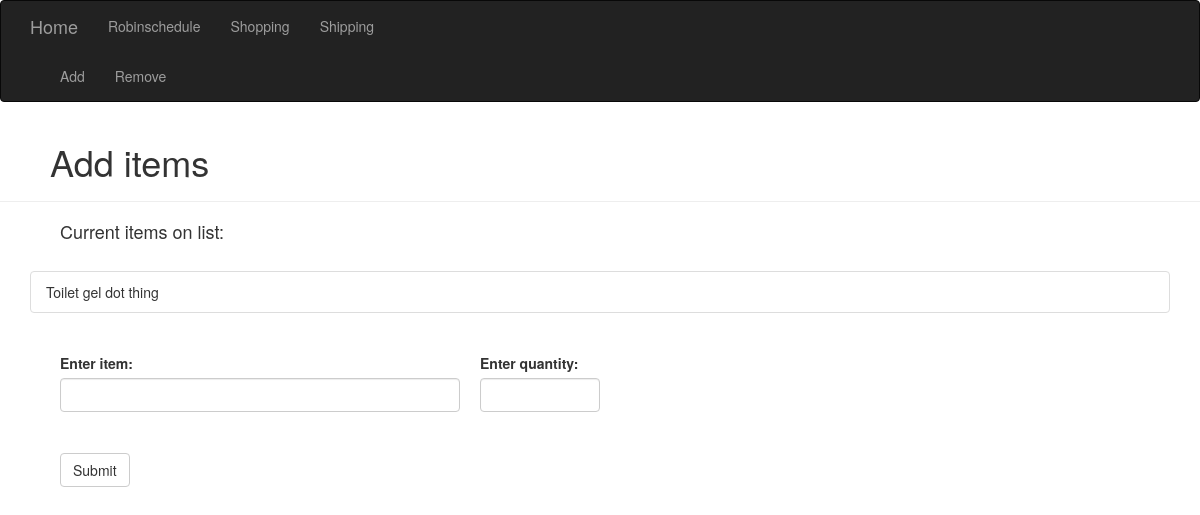
Page /shopping/add on the earlier database version.
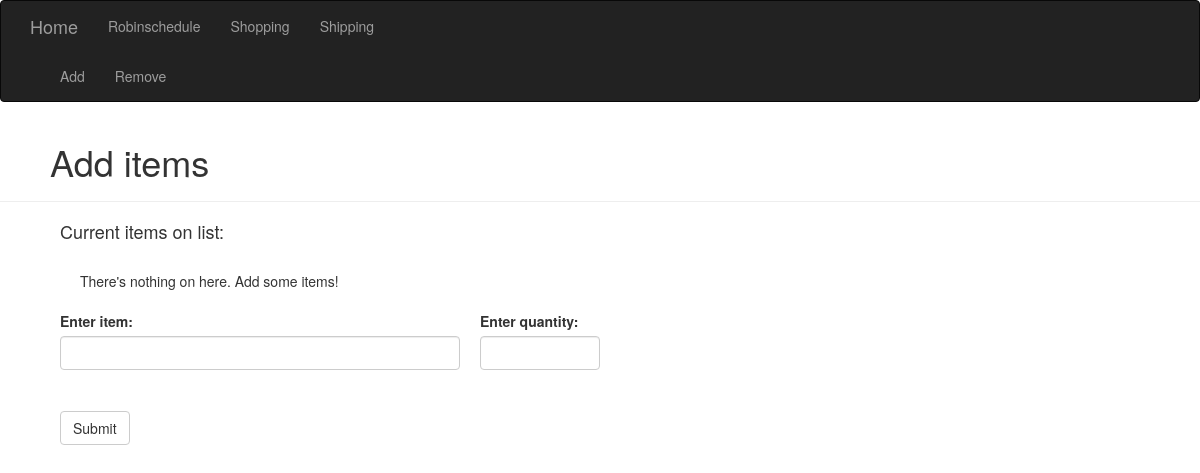
Same page on the later database version.
### homeSite.py (models this page shows, shortened)
class Grocery(db.Model):
    __tablename__ = 'groceries'
    id = db.Column(db.Integer, primary_key=True)
    itemName = db.Column(db.String(64), unique=True)
    quantity = db.Column(db.Integer) #Setting quantity to optional so 'rice' doesn't need a quantity
    def __str__(self):
        if self.quantity:
            return f'{self.itemName} x {self.quantity}'
        else:
            return f'{self.itemName}'

### homeSite.py (the view, shortened to what this page needs)
@app.route('/shopping/add', methods=['GET', 'POST'])
def shoppingAdd():
    shoppingItems = Grocery.query.all()
    form = AddItemForm()
    session['itemToAdd'] = form.item.data
    session['itemQuantity'] = form.quant.data
    return render_template('add.html', form=form, items=shoppingItems)

### homeSite.py
class AddItemForm(FlaskForm):
    item = StringField('Enter item:', validators=[DataRequired()])
    quant = IntegerField('Enter quantity:',validators=[Optional()] )
    submit = SubmitField('Submit')

### templates/add.html (shortened to what this page needs)
{% extends 'base.html' %}
{% import "bootstrap/wtf.html" as wtf %}
{% block subnav %}
<div class="navbar-collapse collapse">
    <ul class="nav navbar-nav">
        <li><a href="/shopping/add">Add</a></li>
        <li><a href="/shopping/remove">Remove</a></li>
    </ul>
</div>
{% endblock %}
{% block content %}
<div class="page-header" style="padding-left: 50px;">
    <h1>Add items</h1>
</div>
<div style="padding-left: 60px;">
<h4>Current items on list:</h4>
</div>
<br />
<div class="container">
    {% if items %}
    <ul class="list-group">
        {% for item in items %}
            <li class="list-group-item">{{item}}</li>
        {% endfor %}
    </ul>
    {% else %}
        <div class="list-group-heading" style="padding-left: 50px;">
            There's nothing on here. Add some items!
        </div>
    {% endif %}
</div>
<br />
    <form class="form" method="post" role="form">
      <div style="width:40%; float:left; padding:0 20px 0 60px;">
        {{ wtf.form_field(form.item) }}
    </div>
    <div style="float:left; width:10%">
        {{ wtf.form_field(form.quant) }}
    </div>
    <br />
    <div style="padding:80px 20px 0 60px">
        {{ wtf.form_field(form.submit) }}
    </div>
      </form>
{% endblock %}

Differences in the rows shown:
removed Grocery: quantity+itemName "Toilet gel dot thing"
Other differences:
text now shown: "There's nothing on here. Add some items!"
